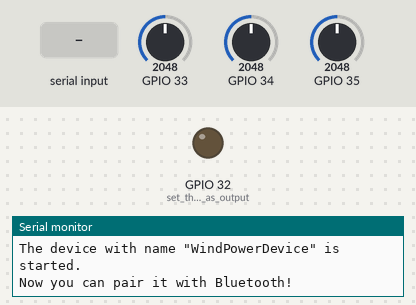
The sketch below on a simulated ESP32. Parts: output pins drawn as LEDs (lit = HIGH), the last lines printed to the serial monitor. Dashed ring = blinking. Inputs (shaded band) come from the test bench; at power-on: GPIO 33 = 2048, GPIO 34 = 2048, GPIO 35 = 2048. Nothing arrives over Bluetooth unless stated.

Above: at 1.2 s.
1.3 s: "1" received over the second serial link
At 3.0 s:
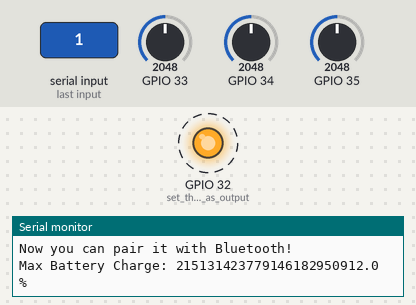
Timing chart, 0 to 10.7 s (numbered marks = the images above; inputs shaded):
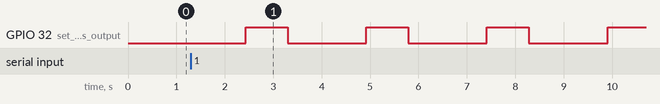

The sketch:

MCUfirmwarewind_Final.ino
```cpp
#include "BluetoothSerial.h"

//#define USE_PIN // Uncomment this to use PIN during pairing. The pin is specified on the line below
const char *pin = "1234"; // Change this to more secure PIN.

String device_name = "WindPowerDevice";

#if !defined(CONFIG_BT_ENABLED) || !defined(CONFIG_BLUEDROID_ENABLED)
#error Bluetooth is not enabled! Please run `make menuconfig` to and enable it
#endif

#if !defined(CONFIG_BT_SPP_ENABLED)
#error Serial Bluetooth not available or not enabled. It is only available for the ESP32 chip.
#endif

BluetoothSerial SerialBT;


void setup() {

//Bluetooth connection
  Serial.begin(115200);
  SerialBT.begin(device_name); //Bluetooth device name
  Serial.printf("The device with name \"%s\" is started.\nNow you can pair it with Bluetooth!\n", device_name.c_str());
  #ifdef USE_PIN
    SerialBT.setPin(pin);
    Serial.println("Using PIN");
  #endif

}
unsigned long previousMillis = 0;  // will store last time LED was updated

// constants won't change:
const long intervalOn = 2000;  // interval at which to blink (milliseconds)
const long intervalOff = 2000;
void loop() {
  float batVoltagePercent;
  pinMode(32, OUTPUT); // set the pin as output

//lookup table for generator and battery offset values

double genValues[] = {.983,.9877,.9923,.997,1.0016,1.0063,1.0109,1.0156,1.0202,1.0295,1.03415,1.0388,1.04345,1.0481,
1.05275,1.0574,1.06205,1.0667,1.07135,1.076,1.08065,1.0853,1.08995,1.0946,1.09925,1.1039,1.10855,1.1132,1.11785,1.1225,1.12715,
1.1318,1.13645,1.1411,1.14575,1.1504,1.15505};

double batValues[] = {.381,.38555,.3901,.39465,.3992,.40375,.4083,.41285,.4174,.4265,.43105,.4356,.44015,.4447,.44925,
.4538,.45835,.4629,.46745,.472,.47655,.4811,.48565,.4902,.49475,.4903,.50385,.5084,.51295,.5175,.52205,.382,.22675,.0715,-.08375,
-.239,-.39425};


double thresholds[37];
for (int j = 0; j <= 36; j++) {
        thresholds[j] = j * 0.25;
    }
int n = sizeof(thresholds) / sizeof(thresholds[0]);

//   //voltage sensor for generator
//   //multiply by 2.72727272727 + offset value
//   //voltage sensor for battery


  float baseVal = 2.54;
  //500 sample rate of sensor readings
  float ACSValue = 0.0, Samples = 0.0, AvgACS = 0.0, batSamples = 0.0, genSamples = 0.0, AvgGen = 0.0, AvgBat = 0.0, batVal = 0.0, genVal = 0.0; //Change BaseVol as per your reading in the first step.
  for (int x = 0; x < 500; x++) { //This would take 1500 Samples
    ACSValue = analogRead(33);
    genVal = analogRead(35);
    genVal = (((genVal*3.3)/4095) * 7.70547945205);
    AvgACS = ((((ACSValue*3.3)/ 4095)-baseVal)/.185);// /0.066
    for (int j = 0; j < n; j++) {
        if (genVal <= thresholds[j]) {
            genVal += genValues[j];
            break; // Exit loop once a condition is met
        }
    }
    //add to sameples
    genSamples = genSamples + genVal;
    Samples = Samples + AvgACS;
    delay (1);
  }
  //average out samples
  if(AvgACS < 0)
  {
    AvgACS = 0;
  }
  AvgACS = (Samples/500)+.01;
  AvgGen = genSamples/500;

  float receivedFloat;
  // Reading in data from app
  if (SerialBT.available()) {
  // Read the incoming bytes into a buffer
  byte buffer[4]; // Floats are 4 bytes long
  SerialBT.readBytes(buffer, sizeof(buffer));
  memcpy(&receivedFloat, buffer, sizeof(receivedFloat));
  // Print the received float
  Serial.printf("Max Battery Charge: %5.1f %%\n", receivedFloat);
  }
//battery percentage calculation

unsigned long currentMillis = millis();

if (currentMillis - previousMillis >= intervalOn) {
  //code to stop charge, take percentage reading, start charge
// save the last time you blinked the LED
  previousMillis = currentMillis;
  if(digitalRead(32) == LOW)
  {
    digitalWrite(32, HIGH);
    for (int x = 0; x < 500; x++) { //This would take 1500 Samples

      batVal = analogRead(34);
      batVal = (((batVal/4095) * 3.3 * 2.89575289575));
      for (int i = 0; i < n; i++) {
          if (batVal <= thresholds[i]) {
              batVal += batValues[i];
              break; // Exit loop once a condition is met
          }
      }
  //add to sameples
    batSamples = batSamples + batVal;
    }
  }
  AvgBat = (batSamples/500);
  float Wattage = (AvgGen * AvgACS);
  batVoltagePercent = int((AvgBat / 8.4) * 100);
  char buf1[10];
  char buf2[10];
  dtostrf(batVoltagePercent,5, 2, buf1); // convert the float percentage to a string with 2 decimal places
  dtostrf(Wattage, 5, 2, buf2); // convert the float value2 to a string with 2 decimal places
  String s1 = String(buf1);
  String s2 = String(buf2);
  s1.trim();
  s2.trim();
  String s = s1 + " " + s2; // concatenate the strings
  SerialBT.print(s); // print the concatenated string to the SerialBT object
  }
  else
  {
    digitalWrite(32, LOW);
  }


//charge control
if(batVoltagePercent >= receivedFloat) {
  digitalWrite(32,HIGH);
}


  delay(200);
}
```

Measured:
- by itself, GPIO 32 (set_the_pin_as_output): alternates HIGH for 0.87 s and LOW for 1.6 s
